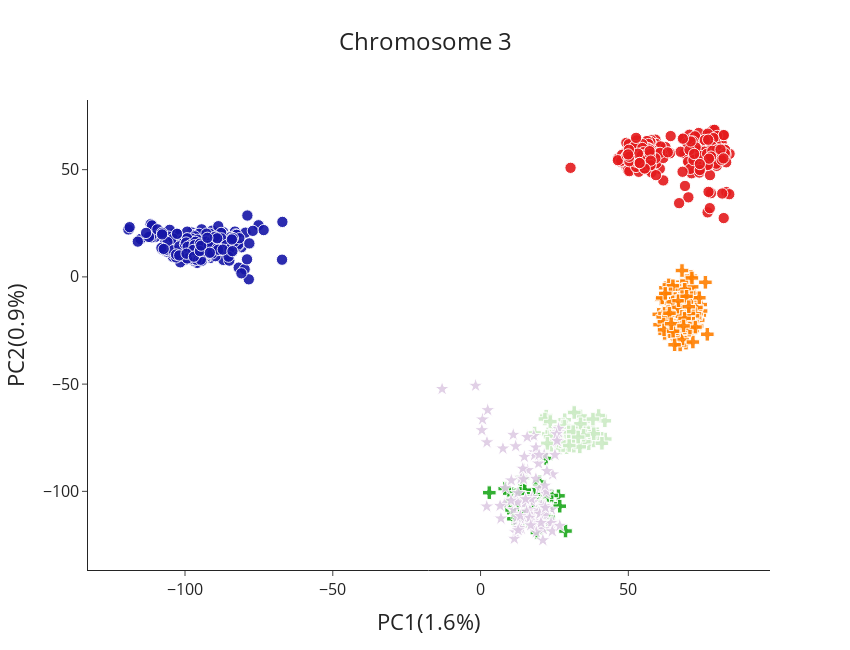

The cell this chart's notebook holds for it:
### Code cell
species_palette = px.colors.qualitative.Dark24
species_palette2 = px.colors.qualitative.Pastel1
species_palette3 = px.colors.qualitative.Set1

pca_symbols_map = {
    'An.gam': 'circle', 
    'An.col': 'circle',
    'gcx1-GM': 'cross',
    'gcx1-GW': 'cross',
    'gcx2': 'cross',
     'gcx1': 'star',
}

species_color_map = {
    'An.gam':  species_palette[19],
    'An.col': species_palette3[0],
    'gcx2': species_palette3[4],
    'gcx1-GM': species_palette[2],
    'gcx1': species_palette2[3],
    'gcx1-GW': species_palette2[2],
    
    
}
pca_chrom3 = plot_coords(pd.read_csv('phase3_plus_opondo_ngwa.csv'), x='PC1', y='PC2', title="Chromosome 3",
            color='pca_pops',symbol='pca_pops', symbol_map=pca_symbols_map, slug = 'pca',  color_map=species_color_map, show=True, titlex='PC1(1.6%)', titley='PC2(0.9%)',figure_name='Opondo.png')

### Figure 1 — Plotly figure (JSON) as saved in the notebook; plotly's stock layout.template omitted (floating-point values rounded to 4 significant figures; data arrays with more than 128 entries replaced by an {"elided": "..."} marker saying what was removed)
{"data": [{"customdata": {"elided": "449x1 str values"}, "hovertemplate": "<b>%{hovertext}</b><br><br>pca_pops=%{customdata[0]}<br>PC1=%{x}<br>PC2=%{y}<br>size=%{marker.size}<extra></extra>", "hovertext": {"elided": "449 str values"}, "legendgroup": "An.gam", "marker": {"color": "#1616A7", "opacity": 0.9, "size": {"elided": "449 int values"}, "sizemode": "area", "sizeref": 0.125, "symbol": "circle"}, "mode": "markers", "name": "An.gam", "orientation": "v", "showlegend": true, "type": "scatter", "x": {"elided": "449 float values"}, "xaxis": "x", "y": {"elided": "449 float values"}, "yaxis": "y"}, {"customdata": {"elided": "374x1 str values"}, "hovertemplate": "<b>%{hovertext}</b><br><br>pca_pops=%{customdata[0]}<br>PC1=%{x}<br>PC2=%{y}<br>size=%{marker.size}<extra></extra>", "hovertext": {"elided": "374 str values"}, "legendgroup": "An.col", "marker": {"color": "rgb(228,26,28)", "opacity": 0.9, "size": {"elided": "374 int values"}, "sizemode": "area", "sizeref": 0.125, "symbol": "circle"}, "mode": "markers", "name": "An.col", "orientation": "v", "showlegend": true, "type": "scatter", "x": {"elided": "374 float values"}, "xaxis": "x", "y": {"elided": "374 float values"}, "yaxis": "y"}, {"customdata": [["gcx1-GM"], ["gcx1-GM"], ["gcx1-GM"], ["gcx1-GM"], ["gcx1-GM"], ["gcx1-GM"], ["gcx1-GM"], ["gcx1-GM"], ["gcx1-GM"], ["gcx1-GM"], ["gcx1-GM"], ["gcx1-GM"], ["gcx1-GM"], ["gcx1-GM"], ["gcx1-GM"], ["gcx1-GM"], ["gcx1-GM"], ["gcx1-GM"], ["gcx1-GM"], ["gcx1-GM"], ["gcx1-GM"], ["gcx1-GM"], ["gcx1-GM"], ["gcx1-GM"], ["gcx1-GM"], ["gcx1-GM"], ["gcx1-GM"], ["gcx1-GM"], ["gcx1-GM"], ["gcx1-GM"], ["gcx1-GM"], ["gcx1-GM"], ["gcx1-GM"], ["gcx1-GM"], ["gcx1-GM"], ["gcx1-GM"], ["gcx1-GM"], ["gcx1-GM"], ["gcx1-GM"], ["gcx1-GM"], ["gcx1-GM"], ["gcx1-GM"], ["gcx1-GM"], ["gcx1-GM"], ["gcx1-GM"], ["gcx1-GM"], ["gcx1-GM"], ["gcx1-GM"], ["gcx1-GM"], ["gcx1-GM"], ["gcx1-GM"], ["gcx1-GM"], ["gcx1-GM"], ["gcx1-GM"], ["gcx1-GM"], ["gcx1-GM"], ["gcx1-GM"], ["gcx1-GM"], ["gcx1-GM"], ["gcx1-GM"], ["gcx1-GM"], ["gcx1-GM"], ["gcx1-GM"], ["gcx1-GM"], ["gcx1-GM"], ["gcx1-GM"], ["gcx1-GM"], ["gcx1-GM"], ["gcx1-GM"], ["gcx1-GM"], ["gcx1-GM"], ["gcx1-GM"], ["gcx1-GM"], ["gcx1-GM"], ["gcx1-GM"], ["gcx1-GM"], ["gcx1-GM"]], "hovertemplate": "<b>%{hovertext}</b><br><br>pca_pops=%{customdata[0]}<br>PC1=%{x}<br>PC2=%{y}<br>size=%{marker.size}<extra></extra>", "hovertext": ["AG0147-C", "AG0159-C", "AG0232-C", "AG0129-C", "AG0153-C", "AG0163-C", "AG0229-C", "AG0230-C", "AG0098-C", "AG0104-C", "AG0106-C", "AG0120-C", "AG0136-C", "AG0141-C", "AG0145-C", "AG0148-C", "AG0172-C", "AG0179-C", "AG0223-C", "AG0118-C", "AG0119-C", "AG0121-C", "AG0133-C", "AG0134-C", "AG0138-C", "AG0227-C", "AG0231-C", "AG0102-C", "AG0108-C", "AG0123-C", "AG0128-C", "AG0137-C", "AG0139-C", "AG0143-C", "AG0162-C", "AG0170-C", "AG0181-C", "AG0085-C", "AG0096-C", "AG0126-C", "AG0152-C", "AG0183-C", "AG0208-C", "AG0214-C", "AG0226-C", "AG0127-C", "AG0144-C", "AG0156-C", "AG0206-C", "AG0221-C", "AG0082-C", "AG0097-C", "AG0100-C", "AG0109-C", "AG0124-C", "AG0142-C", "AG0146-C", "AG0169-C", "AG0178-C", "AG0195-C", "AG0089-C", "AG0111-C", "AG0125-C", "AG0197-C", "AG0202-C", "AG0203-C", "AG0204-C", "AG0263-C", "AG0442-CW", "AG0445-CW", "AG0446-CW", "AG0448-CW", "AG0450-CW", "AG0454-CW", "AG0455-CW", "AG0456-CW", "AG0460-CW"], "legendgroup": "gcx1-GM", "marker": {"color": "#1CA71C", "opacity": 0.9, "size": [8, 8, 8, 8, 8, 8, 8, 8, 8, 8, 8, 8, 8, 8, 8, 8, 8, 8, 8, 8, 8, 8, 8, 8, 8, 8, 8, 8, 8, 8, 8, 8, 8, 8, 8, 8, 8, 8, 8, 8, 8, 8, 8, 8, 8, 8, 8, 8, 8, 8, 8, 8, 8, 8, 8, 8, 8, 8, 8, 8, 8, 8, 8, 8, 8, 8, 8, 8, 8, 8, 8, 8, 8, 8, 8, 8, 8], "sizemode": "area", "sizeref": 0.125, "symbol": "cross"}, "mode": "markers", "name": "gcx1-GM", "orientation": "v", "showlegend": true, "type": "scatter", "x": [17.71, 14.59, 17.88, 18.11, 26.36, 11.12, 11.08, 13.03, 18.7, 18.85, 17.12, 10.62, 13.45, 18.97, 20.38, 22.21, 16.83, 14.64, 21.58, 15.65, 14.99, 18.34, 8.98, 22.85, 13.69, 22.68, 23.02, 22.51, 13.22, 19.07, 20.69, 19.61, 14.16, 22.5, 21.82, 20.9, 19.71, 14.89, 16.17, 24.17, 19.07, 16.27, 17.98, 12.07, 19.8, 20.46, 14.3, 15.63, 15.9, 13.17, 9.483, 12.88, 17.33, 22.39, 26.78, 19.97, 21.17, 22.19, 18.34, 28.75, 24.05, 2.959, 15.61, 19.87, 23.0, 15.59, 18.46, 19.94, 14.94, 13.32, 22.53, 22.17, 18.07, 16.1, 16.68, 20.94, 8.178], "xaxis": "x", "y": [-101.2, -100.0, -102.9, -114.7, -102.1, -112.8, -110.0, -115.6, -112.5, -115.9, -102.0, -101.2, -99.53, -112.9, -113.1, -115.5, -101.5, -104.3, -108.0, -110.5, -103.5, -108.8, -106.6, -107.5, -109.1, -112.8, -106.9, -113.3, -108.4, -116.2, -107.0, -116.4, -93.52, -108.8, -104.5, -112.2, -109.4, -110.8, -110.4, -105.8, -119.2, -111.0, -109.9, -103.3, -96.47, -108.3, -102.9, -107.1, -113.9, -113.3, -100.0, -106.1, -114.2, -105.6, -106.9, -95.62, -108.0, -103.3, -112.4, -118.5, -101.9, -100.6, -105.6, -111.5, -111.9, -109.6, -112.7, -111.5, -99.48, -100.9, -102.7, -84.67, -101.3, -103.2, -107.1, -109.3, -98.71], "yaxis": "y"}, {"customdata": {"elided": "197x1 str values"}, "hovertemplate": "<b>%{hovertext}</b><br><br>pca_pops=%{customdata[0]}<br>PC1=%{x}<br>PC2=%{y}<br>size=%{marker.size}<extra></extra>", "hovertext": {"elided": "197 str values"}, "legendgroup": "gcx2", "marker": {"color": "rgb(255,127,0)", "opacity": 0.9, "size": {"elided": "197 int values"}, "sizemode": "area", "sizeref": 0.125, "symbol": "cross"}, "mode": "markers", "name": "gcx2", "orientation": "v", "showlegend": true, "type": "scatter", "x": {"elided": "197 float values"}, "xaxis": "x", "y": {"elided": "197 float values"}, "yaxis": "y"}, {"customdata": [["gcx1-GW"], ["gcx1-GW"], ["gcx1-GW"], ["gcx1-GW"], ["gcx1-GW"], ["gcx1-GW"], ["gcx1-GW"], ["gcx1-GW"], ["gcx1-GW"], ["gcx1-GW"], ["gcx1-GW"], ["gcx1-GW"], ["gcx1-GW"], ["gcx1-GW"], ["gcx1-GW"], ["gcx1-GW"], ["gcx1-GW"], ["gcx1-GW"], ["gcx1-GW"], ["gcx1-GW"], ["gcx1-GW"], ["gcx1-GW"], ["gcx1-GW"], ["gcx1-GW"], ["gcx1-GW"], ["gcx1-GW"], ["gcx1-GW"], ["gcx1-GW"], ["gcx1-GW"], ["gcx1-GW"], ["gcx1-GW"], ["gcx1-GW"], ["gcx1-GW"], ["gcx1-GW"], ["gcx1-GW"], ["gcx1-GW"], ["gcx1-GW"], ["gcx1-GW"], ["gcx1-GW"], ["gcx1-GW"], ["gcx1-GW"], ["gcx1-GW"], ["gcx1-GW"], ["gcx1-GW"], ["gcx1-GW"], ["gcx1-GW"], ["gcx1-GW"], ["gcx1-GW"], ["gcx1-GW"], ["gcx1-GW"], ["gcx1-GW"], ["gcx1-GW"], ["gcx1-GW"], ["gcx1-GW"], ["gcx1-GW"], ["gcx1-GW"], ["gcx1-GW"], ["gcx1-GW"], ["gcx1-GW"], ["gcx1-GW"], ["gcx1-GW"], ["gcx1-GW"], ["gcx1-GW"], ["gcx1-GW"], ["gcx1-GW"], ["gcx1-GW"], ["gcx1-GW"], ["gcx1-GW"], ["gcx1-GW"], ["gcx1-GW"], ["gcx1-GW"], ["gcx1-GW"], ["gcx1-GW"], ["gcx1-GW"], ["gcx1-GW"], ["gcx1-GW"], ["gcx1-GW"], ["gcx1-GW"], ["gcx1-GW"], ["gcx1-GW"], ["gcx1-GW"], ["gcx1-GW"], ["gcx1-GW"], ["gcx1-GW"], ["gcx1-GW"], ["gcx1-GW"], ["gcx1-GW"], ["gcx1-GW"], ["gcx1-GW"], ["gcx1-GW"], ["gcx1-GW"], ["gcx1-GW"], ["gcx1-GW"]], "hovertemplate": "<b>%{hovertext}</b><br><br>pca_pops=%{customdata[0]}<br>PC1=%{x}<br>PC2=%{y}<br>size=%{marker.size}<extra></extra>", "hovertext": ["AJ0023-C", "AJ0024-C", "AJ0032-C", "AJ0035-C", "AJ0036-C", "AJ0037-C", "AJ0039-C", "AJ0043-C", "AJ0044-C", "AJ0045-C", "AJ0047-C", "AJ0051-C", "AJ0052-C", "AJ0056-C", "AJ0059-C", "AJ0061-C", "AJ0063-C", "AJ0064-C", "AJ0066-C", "AJ0071-C", "AJ0072-C", "AJ0074-C", "AJ0075-C", "AJ0076-C", "AJ0077-C", "AJ0078-C", "AJ0079-C", "AJ0081-C", "AJ0084-C", "AJ0085-C", "AJ0086-C", "AJ0088-C", "AJ0090-C", "AJ0092-C", "AJ0093-C", "AJ0095-C", "AJ0096-C", "AJ0097-C", "AJ0098-C", "AJ0100-C", "AJ0102-C", "AJ0103-C", "AJ0105-C", "AJ0107-C", "AJ0109-C", "AJ0113-C", "AJ0115-C", "AJ0116-C", "AJ0099-C", "AJ0117-C", "AJ0070-Cx", "AJ0101-Cx", "AJ0128-C", "AJ0129-C", "AJ0130-C", "AJ0131-C", "AJ0132-C", "AJ0133-C", "AJ0134-C", "AJ0135-C", "AJ0136-C", "AJ0137-C", "AJ0138-C", "AJ0139-C", "AJ0140-C", "AJ0141-C", "AJ0142-C", "AJ0143-C", "AJ0144-C", "AJ0145-C", "AJ0146-C", "AJ0147-C", "AJ0148-C", "AJ0149-C", "AJ0150-C", "AJ0151-C", "AJ0152-C", "AJ0153-C", "AJ0154-C", "AJ0155-C", "AJ0156-C", "AJ0157-C", "AJ0158-C", "AJ0159-C", "AJ0161-C", "AJ0028-C", "AJ0038-C", "AJ0049-C", "AJ0060-C", "AJ0068-C", "AJ0080-C", "AJ0087-C", "AJ0119-C"], "legendgroup": "gcx1-GW", "marker": {"color": "rgb(204,235,197)", "opacity": 0.9, "size": [8, 8, 8, 8, 8, 8, 8, 8, 8, 8, 8, 8, 8, 8, 8, 8, 8, 8, 8, 8, 8, 8, 8, 8, 8, 8, 8, 8, 8, 8, 8, 8, 8, 8, 8, 8, 8, 8, 8, 8, 8, 8, 8, 8, 8, 8, 8, 8, 8, 8, 8, 8, 8, 8, 8, 8, 8, 8, 8, 8, 8, 8, 8, 8, 8, 8, 8, 8, 8, 8, 8, 8, 8, 8, 8, 8, 8, 8, 8, 8, 8, 8, 8, 8, 8, 8, 8, 8, 8, 8, 8, 8, 8], "sizemode": "area", "sizeref": 0.125, "symbol": "cross"}, "mode": "markers", "name": "gcx1-GW", "orientation": "v", "showlegend": true, "type": "scatter", "x": [30.44, 34.73, 35.4, 24.88, 28.84, 33.67, 28.46, 25.76, 31.56, 35.8, 26.78, 32.51, 34.6, 31.29, 29.84, 33.21, 29.11, 30.85, 22.89, 30.87, 32.73, 35.26, 27.82, 33.27, 27.84, 42.2, 34.53, 35.95, 42.06, 28.83, 30.53, 36.6, 24.07, 34.88, 38.25, 32.4, 33.9, 24.02, 31.55, 33.82, 26.99, 34.23, 39.43, 23.51, 31.31, 37.17, 22.22, 28.0, 27.94, 22.61, 34.03, 30.92, 21.77, 28.44, 28.83, 30.06, 18.27, 28.96, 26.92, 41.06, 29.27, 31.11, 35.02, 34.95, 28.37, 32.09, 32.62, 33.87, 27.94, 31.75, 38.07, 34.19, 33.38, 29.03, 33.96, 29.72, 27.22, 29.86, 35.12, 31.29, 38.3, 33.57, 39.95, 33.81, 38.02, 31.35, 31.35, 30.01, 25.57, 31.71, 34.85, 33.04, 23.6], "xaxis": "x", "y": [-74.88, -70.3, -74.18, -73.54, -71.37, -79.29, -66.61, -77.51, -62.99, -74.66, -72.71, -77.28, -70.04, -77.69, -75.52, -70.75, -79.66, -76.51, -73.22, -72.24, -74.09, -75.94, -73.14, -70.13, -72.04, -75.6, -72.88, -74.64, -67.11, -74.93, -77.03, -77.77, -72.29, -67.17, -76.5, -77.35, -70.41, -78.52, -78.91, -64.85, -79.79, -74.89, -73.15, -74.58, -75.59, -74.64, -64.93, -68.87, -69.72, -77.63, -77.6, -75.33, -66.26, -72.66, -69.91, -75.39, -72.78, -78.11, -71.83, -77.58, -75.03, -74.12, -70.52, -73.5, -69.52, -76.35, -70.51, -74.98, -78.67, -76.18, -72.24, -72.93, -70.19, -72.96, -71.99, -72.23, -76.93, -72.28, -76.85, -76.49, -73.15, -79.26, -64.63, -68.51, -66.3, -74.4, -72.17, -78.64, -72.18, -63.25, -73.85, -74.7, -67.48], "yaxis": "y"}, {"customdata": [["gcx1"], ["gcx1"], ["gcx1"], ["gcx1"], ["gcx1"], ["gcx1"], ["gcx1"], ["gcx1"], ["gcx1"], ["gcx1"], ["gcx1"], ["gcx1"], ["gcx1"], ["gcx1"], ["gcx1"], ["gcx1"], ["gcx1"], ["gcx1"], ["gcx1"], ["gcx1"], ["gcx1"], ["gcx1"], ["gcx1"], ["gcx1"], ["gcx1"], ["gcx1"], ["gcx1"], ["gcx1"], ["gcx1"], ["gcx1"], ["gcx1"], ["gcx1"], ["gcx1"], ["gcx1"], ["gcx1"], ["gcx1"], ["gcx1"], ["gcx1"], ["gcx1"], ["gcx1"], ["gcx1"], ["gcx1"], ["gcx1"], ["gcx1"], ["gcx1"], ["gcx1"], ["gcx1"], ["gcx1"], ["gcx1"], ["gcx1"], ["gcx1"], ["gcx1"], ["gcx1"], ["gcx1"], ["gcx1"], ["gcx1"], ["gcx1"], ["gcx1"], ["gcx1"], ["gcx1"], ["gcx1"], ["gcx1"], ["gcx1"], ["gcx1"], ["gcx1"], ["gcx1"], ["gcx1"], ["gcx1"], ["gcx1"], ["gcx1"], ["gcx1"], ["gcx1"], ["gcx1"], ["gcx1"], ["gcx1"], ["gcx1"], ["gcx1"], ["gcx1"], ["gcx1"], ["gcx1"], ["gcx1"], ["gcx1"], ["gcx1"], ["gcx1"], ["gcx1"], ["gcx1"], ["gcx1"], ["gcx1"], ["gcx1"], ["gcx1"], ["gcx1"], ["gcx1"], ["gcx1"], ["gcx1"]], "hovertemplate": "<b>%{hovertext}</b><br><br>pca_pops=%{customdata[0]}<br>PC1=%{x}<br>PC2=%{y}<br>size=%{marker.size}<extra></extra>", "hovertext": ["VBS47795-6366STDY9854402", "VBS48139-6366STDY9854741", "VBS48141-6366STDY9854743", "VBS48157-6366STDY9854759", "VBS48166-6366STDY9854767", "VBS48172-6366STDY9854773", "VBS78400-7065STDY13144057", "VBS78401-7065STDY13144058", "VBS78431-7065STDY13144090", "VBS78492-7065STDY13144152", "VBS78526-7065STDY13144188", "VBS78609-7065STDY13144273", "VBS78621-7065STDY13144286", "VBS78632-7065STDY13144297", "VBS78660-7065STDY13144325", "VBS78665-7065STDY13144331", "VBS78669-7065STDY13144335", "VBS78695-7065STDY13144362", "VBS78749-7065STDY13144417", "VBS78800-7065STDY13144471", "VBS78804-7065STDY13144475", "VBS78926-7065STDY13144600", "VBS79017-7065STDY13144694", "VBS79018-7065STDY13144695", "VBS79020-7065STDY13144697", "VBS79022-7065STDY13144699", "VBS79024-7065STDY13144701", "VBS79029-7065STDY13144706", "VBS79031-7065STDY13144708", "VBS79032-7065STDY13144709", "VBS79033-7065STDY13144710", "VBS79043-7065STDY13144721", "VBS79046-7065STDY13144724", "VBS79062-7065STDY13144741", "VBS79064-7065STDY13144743", "VBS79095-7065STDY13144775", "VBS79121-7065STDY13144801", "VBS79152-7065STDY13144834", "VBS79173-7065STDY13144856", "VBS79193-7065STDY13144876", "VBS79195-7065STDY13144878", "VBS79200-7065STDY13144883", "VBS79209-7065STDY13144892", "VBS79213-7065STDY13144896", "VBS79226-7065STDY13144910", "VBS79227-7065STDY13144911", "VBS79231-7065STDY13144915", "VBS79233-7065STDY13144917", "VBS79235-7065STDY13144919", "VBS79246-7065STDY13144931", "VBS79247-7065STDY13144932", "VBS79248-7065STDY13144933", "VBS79249-7065STDY13144934", "VBS79250-7065STDY13144935", "VBS79253-7065STDY13144938", "VBS79295-7065STDY13144981", "VBS70204-7065STDY13152721", "VBS70212-7065STDY13152729", "VBS70213-7065STDY13152730", "VBS70214-7065STDY13152731", "VBS70216-7065STDY13152733", "VBS70217-7065STDY13152734", "VBS70222-7065STDY13152739", "VBS70225-7065STDY13152742", "VBS70228-7065STDY13152745", "VBS70231-7065STDY13152748", "VBS70232-7065STDY13152749", "VBS70235-7065STDY13152752", "VBS70236-7065STDY13152753", "VBS70239-7065STDY13152756", "VBS70241-7065STDY13152758", "VBS70242-7065STDY13152759", "VBS70243-7065STDY13152760", "VBS70247-7065STDY13152764", "VBS70252-7065STDY13152769", "VBS70253-7065STDY13152770", "VBS70257-7065STDY13152774", "VBS70258-7065STDY13152775", "VBS70262-7065STDY13152779", "VBS70265-7065STDY13152790", "VBS70266-7065STDY13152791", "VBS70270-7065STDY13152795", "VBS70271-7065STDY13152796", "VBS70284-7065STDY13152809", "VBS70285-7065STDY13152810", "VBS70289-7065STDY13152814", "VBS70291-7065STDY13152816", "VBS70293-7065STDY13152818", "VBS70308-7065STDY13152833", "VBS70317-7065STDY13152842", "VBS70320-7065STDY13152845", "VBS70321-7065STDY13152846", "VBS70326-7065STDY13152851", "VBS70332-7065STDY13152857"], "legendgroup": "gcx1", "marker": {"color": "rgb(222,203,228)", "opacity": 0.9, "size": [8, 8, 8, 8, 8, 8, 8, 8, 8, 8, 8, 8, 8, 8, 8, 8, 8, 8, 8, 8, 8, 8, 8, 8, 8, 8, 8, 8, 8, 8, 8, 8, 8, 8, 8, 8, 8, 8, 8, 8, 8, 8, 8, 8, 8, 8, 8, 8, 8, 8, 8, 8, 8, 8, 8, 8, 8, 8, 8, 8, 8, 8, 8, 8, 8, 8, 8, 8, 8, 8, 8, 8, 8, 8, 8, 8, 8, 8, 8, 8, 8, 8, 8, 8, 8, 8, 8, 8, 8, 8, 8, 8, 8, 8], "sizemode": "area", "sizeref": 0.125, "symbol": "star"}, "mode": "markers", "name": "gcx1", "orientation": "v", "showlegend": true, "type": "scatter", "x": [-13.01, 19.61, 21.53, 24.42, 18.29, 26.15, 2.166, 0.6811, 26.36, 26.38, 23.94, 11.06, 0.439, 18.26, 25.71, 2.425, 24.61, 25.86, -1.679, 25.18, 14.82, 18.01, 8.098, 18.58, 15.95, 18.69, 20.06, 11.23, 22.06, 11.59, 19.91, 6.895, 17.43, 14.77, 14.93, 20.57, 7.567, 11.89, 17.5, 21.19, 21.93, 12.56, 6.615, 15.55, 18.76, 15.77, 14.81, 22.46, 19.8, 2.095, 13.7, 21.51, 23.43, 21.93, 20.52, 10.41, 22.29, 18.72, 15.22, 14.28, 17.54, 8.382, 16.91, 12.63, 23.84, 17.19, 18.85, 14.55, 10.29, 21.81, 12.42, 21.23, 17.83, 13.65, 17.58, 11.82, 16.71, 20.02, 24.27, 15.58, 15.24, 21.93, 26.81, 11.42, 20.44, 13.75, 21.08, 18.86, 13.06, 12.34, 13.47, 16.62, 16.98, 12.72], "xaxis": "x", "y": [-52.25, -86.98, -82.95, -92.08, -81.81, -76.68, -77.11, -66.47, -72.52, -70.84, -108.5, -73.62, -71.45, -83.12, -73.3, -62.11, -114.4, -76.42, -50.74, -82.98, -89.97, -74.18, -105.8, -113.6, -90.1, -114.0, -98.65, -108.6, -106.7, -103.8, -116.5, -112.6, -102.6, -105.3, -105.9, -106.3, -80.03, -78.96, -105.1, -109.5, -111.0, -105.1, -106.7, -112.7, -79.56, -74.67, -83.9, -90.52, -82.94, -107.1, -93.92, -106.8, -115.4, -101.0, -113.0, -94.87, -100.0, -94.1, -103.7, -89.4, -113.2, -98.41, -111.7, -100.7, -114.8, -103.5, -109.1, -94.34, -104.3, -97.31, -115.4, -117.7, -116.0, -113.0, -113.9, -119.1, -108.7, -110.4, -118.6, -109.4, -103.6, -107.6, -116.0, -122.1, -114.7, -117.4, -122.8, -119.1, -117.1, -112.1, -111.5, -112.3, -115.8, -118.1], "yaxis": "y"}], "layout": {"coloraxis": {"colorbar": {"title": {"text": "AIMs CO Fraction"}}}, "height": 650, "legend": {"itemsizing": "constant", "orientation": "h", "title": {"text": "pca_pops"}, "tracegroupgap": 0}, "showlegend": false, "title": {"font": {"size": 24}, "text": "Chromosome 3", "x": 0.5}, "width": 850, "xaxis": {"anchor": "y", "autorange": true, "domain": [0, 1], "range": [-132.8, 97.96], "tickfont": {"size": 16}, "title": {"font": {"size": 22}, "text": "PC1(1.6%)"}, "type": "linear"}, "yaxis": {"anchor": "x", "autorange": true, "domain": [0, 1], "range": [-136.7, 82.48], "tickfont": {"size": 16}, "title": {"font": {"size": 22}, "text": "PC2(0.9%)"}, "type": "linear"}}}
